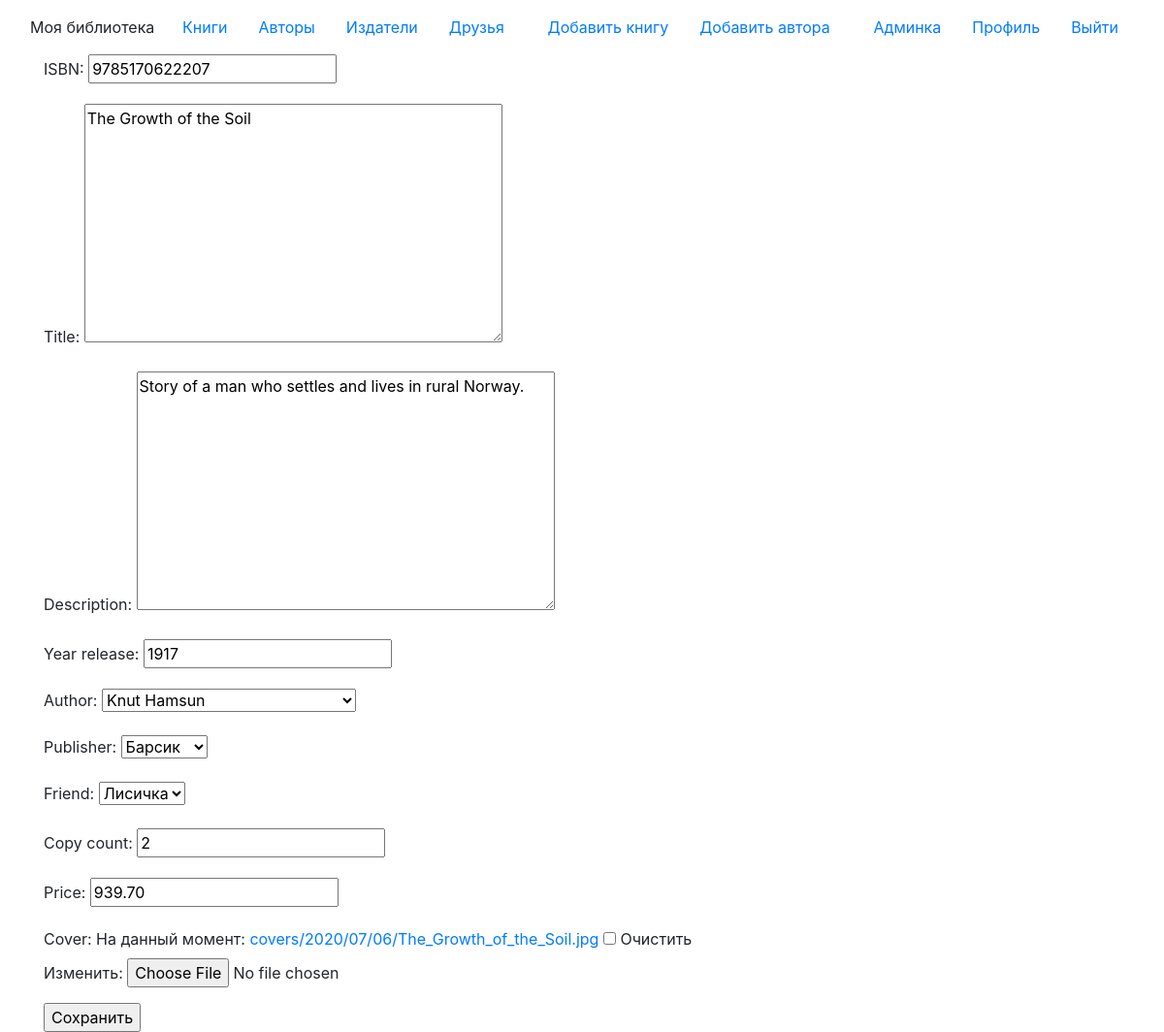
Screenshot of /book/1/ (signed in) with the database file from the repository.
### p_library/models.py (models this page shows, shortened)
class Book(models.Model):
    ISBN = models.CharField(max_length=13)
    title = models.TextField()
    description = models.TextField()
    year_release = models.SmallIntegerField()
    author = models.ForeignKey(Author, on_delete=models.CASCADE, related_name='books')
    publisher = models.ForeignKey(Publisher, on_delete=models.CASCADE, related_name='books')
    friend = models.ForeignKey(Friend, on_delete=models.CASCADE, null=True, related_name='books', blank=True)
    copy_count = models.SmallIntegerField(default=1)
    price = models.DecimalField(max_digits=6,decimal_places=2)
    cover = models.ImageField(upload_to='covers/%Y/%m/%d', blank=True)

### p_library/views.py (the view)
# urls.py: path('book/<int:pk>/', BookUpdate.as_view(), name='book-update'),
class BookUpdate(LoginRequiredMixin, LogoutIfNotStaffMixin, UpdateView):
    permission_required = 'is_staff'
    template_name = 'book_form.html'
    model = Book
    fields = ['ISBN', 'title', 'description', 'year_release',
            'author', 'publisher', 'friend', 'copy_count',
            'price', 'cover']

### p_library/models.py (called while the page is built)
    def __str__(self):
        return self.full_name

    def __str__(self):
        return self.name

    def __str__(self):
        return self.name

### p_library/views.py (called while the page is built)
    def dispatch(self, request, *args, **kwargs):
        if not request.user.is_staff:
            return self.handle_no_permission()
        return super(LogoutIfNotStaffMixin, self).dispatch(request, *args, **kwargs)

### templates/book_form.html
{% extends 'base.html' %}
{% block content %}
<form method="post" enctype="multipart/form-data">{% csrf_token %}
    {{ form.as_p }}
    <input type="submit" value="Сохранить">
</form>
{% endblock %}

### rows the page displays
Book: ISBN "9785170622207", title "The Growth of the Soil", description "Story of a man who settles and lives in rural Norway.", year_release "1917", author "Knut Hamsun", publisher "Барсик", friend "Лисичка", copy_count "2", price "939.70"
